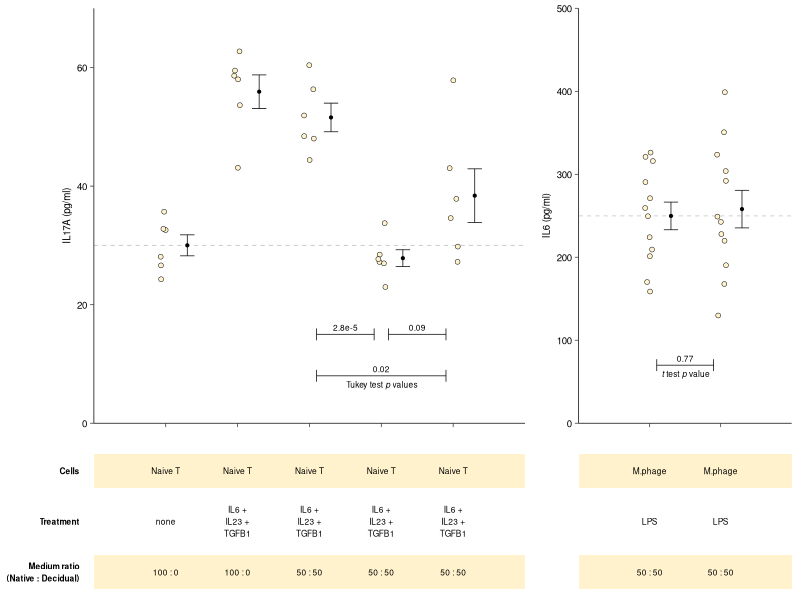

Write the R code that produced this figure. (Note: this script raises an error after producing the figure.)
### packages ==================================================================
library(tidyverse)
library(cowplot)
library(ggtext)

### read absorbance data ======================================================
## IL17A
il17a <- list()
il17a[["stds"]] <- read.csv("data/elisa/20170621_ELISA_IL17A_standards.csv")
il17a[["samp"]] <- read.csv("data/elisa/20170621_ELISA_IL17A_samples.csv")
il17a$samp$sample_name <- factor(il17a$samp$sample_name, 
                                 levels = c("T_unstim", "T_stim", "d0_imm", "d2_imm", "d10_imm"))
il17a[["dilution"]] <- 1 # undiluted samples were used for ELISA

## IL6
il6 <- list()
il6[["stds"]] <- read.csv("data/elisa/20170224_ELISA_IL6_standards.csv") # same batch as samples
il6[["samp"]] <- read.csv("data/elisa/20170326_ELISA_IL6_samples.csv") 
il6$samp$sample_name <- factor(il6$samp$sample_name, 
                               levels = c("d0", "d2"))
il6[["dilution"]] <- 5 # 1:5 diluted samples were used for ELISA

### calculate concentrations ==================================================
## fit linear models
il17a$lm <- lm(data = il17a$stds, 
               formula = log10(abs_corrected[2:8]) ~ log10(conc_pgml[2:8]))
il6$lm <- lm(data = il6$stds,
             formula = log10(abs_corrected[1:7]) ~ log10(conc_pgml[1:7]))

## calculate concentrations
il17a$samp$conc_pgml <- il17a$dilution * (
  10 ^ (
    (log10(il17a$samp$abs_corrected) - il17a$lm$coefficients[[1]]) /
      il17a$lm$coefficients[[2]]
  )
)

il6$samp$conc_pgml <- il6$dilution * (
  10 ^ (
    (log10(il6$samp$abs_corrected) - il6$lm$coefficients[[1]]) /
      il6$lm$coefficients[[2]]
  )
)

### stats =====================================================================
il17a$anova <- aov(lm(data = il17a$samp, formula = conc_pgml ~ sample_name))
il17a$tukey <- TukeyHSD(il17a$anova)

il6$anova <- aov(lm(data = il6$samp, formula = conc_pgml ~ sample_name))
il6$tukey <- TukeyHSD(il6$anova)

### basic plots ===============================================================
## theme and colors
rectcol1 <- "white" # colors for rectagle annotations. see below.
rectcol2 <- "#FFF2CC"

plot_theme <-  theme_classic() +
  theme(axis.title.x = element_blank(),
        axis.text.x = element_blank(),
        axis.text.y = element_text(size = 7, colour = "black"),
        axis.title.y = element_text(size = 7),
        axis.line = element_line(size = 0.25),
        axis.ticks = element_line(size = 0.25)) 

## IL17A
il17a$p <- ggplot(data = il17a$samp, aes(x = sample_name, y = conc_pgml)) +
  geom_hline(yintercept = mean(il17a$samp$conc_pgml[il17a$samp$sample_name == "T_unstim"]),
             linetype = 2, color = "grey", size = 0.25) +
  geom_jitter(size = 1.5, shape = 21, alpha = 1,
              stroke = 0.25, width = 0.075, color = "black", fill = rectcol2) +
  coord_cartesian(ylim = c(0, 70), xlim = c(0, 6), clip = "off", expand = FALSE) +
  stat_summary(data = il17a$samp, fun.data = 'mean_se',
               size = 0.25, colour = 'black', geom = 'errorbar', width = 0.2, 
               position = position_nudge(x = 0.30)) +
  stat_summary(data = il17a$samp, fun.data = 'mean_se',
               geom = 'point', size = 0.75, shape = 21, fill="black",
               position = position_nudge(x = 0.30)) +
  ylab('IL17A (pg/ml)') +
  plot_theme

## IL6
il6$p <- ggplot(data = il6$samp, aes(x = sample_name, y = conc_pgml)) +
  geom_hline(yintercept = mean(il6$samp$conc_pgml[il6$samp$sample_name == "d0"]),
             linetype = 2, color = "grey", size = 0.25) +
  geom_jitter(size = 1.5, shape = 21, alpha = 1,
              stroke = 0.25, width = 0.075, color = "black", fill = rectcol2) +
  coord_cartesian(ylim = c(0, 500), xlim = c(0, 3), clip = "off", expand = FALSE) +
  stat_summary(data = il6$samp, fun.data = 'mean_se',
               size = 0.25, colour = 'black', geom = 'errorbar', width = 0.2, 
               position = position_nudge(x = 0.30)) +
  stat_summary(data = il6$samp, fun.data = 'mean_se',
               geom = 'point', size = 0.75, shape = 21, fill="black",
               position = position_nudge(x = 0.30)) +
  ylab('IL6 (pg/ml)') +
  plot_theme

### add p values ==============================================================
## IL17A ----------------------------------------------------------------------
# segment data
il17a.seg.adj <- 0.1
il17a.tick.height <- 1
il17a.seg.size <- 0.25

il17a.segs <- data.frame(
  seg = c("1", "2", "3"),
  sample1 = c(3, 3, 4),
  sample2 = c(5, 4, 5),
  pval = c("0.02", "2.8e-5", "0.09"), 
  y = c(8, 15, 15)
)

il17a.segs$x <- il17a.segs$sample1 + il17a.seg.adj
il17a.segs$xend <- il17a.segs$sample2 - il17a.seg.adj
il17a.segs$tick.y <- il17a.segs$y - il17a.tick.height
il17a.segs$tick.yend  <- il17a.segs$y + il17a.tick.height

# add segments and pvals to plot
for(i in 1:nrow(il17a.segs)){
  il17a$p <- il17a$p + # segments
    annotate(geom = "segment", size = il17a.seg.size,
             x = il17a.segs$x[i], xend = il17a.segs$xend[i], 
             y = il17a.segs$y[i], yend = il17a.segs$y[i])
  il17a$p <- il17a$p + # left tick
    annotate(geom = "segment", size = il17a.seg.size,
             x = il17a.segs$x[i], xend = il17a.segs$x[i],
             y = il17a.segs$tick.y[i], yend = il17a.segs$tick.yend[i])
  il17a$p <- il17a$p + # right tick
    annotate(geom = "segment", size = il17a.seg.size,
             x = il17a.segs$xend[i], xend = il17a.segs$xend[i],
             y = il17a.segs$tick.y[i], yend = il17a.segs$tick.yend[i])
  il17a$p <- il17a$p + # pvalue
    annotate(geom = "text", size = 6/.pt, vjust = -0.5,
             x = mean(c(il17a.segs$x[i], il17a.segs$xend[i])), y = il17a.segs$y[i],
             label = il17a.segs$pval[i])
}

il17a$p <- il17a$p +
  annotate(geom = "richtext", label = "Tukey test *p* values",
           x = 4, y = il17a.segs$y[1], size = 6/.pt, vjust = 1.75, 
           fill = NA, 
           label.color = NA, # remove background and outline
           label.padding = grid::unit(0, "pt"))

## IL6 ------------------------------------------------------------------------
# segment data
il6.seg.adj <- 0.1
il6.tick.height <- il17a.tick.height * (500 / 70) # have to convert (ymax of il6 over ymax of il17a)
il6.seg.size <- 0.25

il6.segs <- data.frame(
  seg = c("1"),
  sample1 = c(1),
  sample2 = c(2),
  pval = c("0.77"), 
  y = c(70)
)

il6.segs$x <- il6.segs$sample1 + il6.seg.adj
il6.segs$xend <- il6.segs$sample2 - il6.seg.adj
il6.segs$tick.y <- il6.segs$y - il6.tick.height
il6.segs$tick.yend  <- il6.segs$y + il6.tick.height

# add to plot
for(i in 1:nrow(il6.segs)){
  il6$p <- il6$p + # segments
    annotate(geom = "segment", size = il6.seg.size,
             x = il6.segs$x[i], xend = il6.segs$xend[i], 
             y = il6.segs$y[i], yend = il6.segs$y[i])
  il6$p <- il6$p + # left tick
    annotate(geom = "segment", size = il6.seg.size,
             x = il6.segs$x[i], xend = il6.segs$x[i],
             y = il6.segs$tick.y[i], yend = il6.segs$tick.yend[i])
  il6$p <- il6$p + # right tick
    annotate(geom = "segment", size = il6.seg.size,
             x = il6.segs$xend[i], xend = il6.segs$xend[i],
             y = il6.segs$tick.y[i], yend = il6.segs$tick.yend[i])
  il6$p <- il6$p + # pvalue
    annotate(geom = "text", size = 6/.pt, vjust = -0.5,
             x = mean(c(il6.segs$x[i], il6.segs$xend[i])), y = il6.segs$y[i],
             label = il6.segs$pval[i])
}

il6$p <- il6$p +
  annotate(geom = "richtext", label = "*t* test *p* value",
           x = 1.5, y = il6.segs$y[1], size = 6/.pt, vjust = 1.75, 
           fill = NA, 
           label.color = NA, # remove background and outline
           label.padding = grid::unit(0, "pt"))

### add margins ===============================================================
# add margins to accommodate annotation
il17a$p.mar <- il17a$p +
  theme(plot.margin = margin(6, 6, 125, 45, unit = "pt"))
il6$p.mar <- il6$p +
  theme(plot.margin = margin(6, 6, 125, 6, unit = "pt"))

### parameters for annotation data ============================================
# common to both IL17A and IL6
annsize <- 6/.pt
rectcol1 <- "#FFF2CC"
rectcol2 <- "white" #"#FFFAEA"

### add annotations: IL17A ====================================================
il17a.annstart.y <- -8
il17a.thickness.adj <- 0.9 # for adjusting heigh of box relative to text lines

il17a$ann <- data.frame(
  titles = c("Cells", "Treatment", "Medium ratio\n(Native : Decidual)", "Decidual medium", "Decidualization\nduration (days)"),
  s1 = c("Naive T", "none", "100 : 0", "NA", "NA"),
  s2 = c("Naive T", "IL6 +\nIL23 +\nTGFB1", "100 : 0", "NA", "NA"),
  s3 = c("Naive T", "IL6 +\nIL23 +\nTGFB1", "50 : 50", "Control", "NA"),
  s4 = c("Naive T", "IL6 +\nIL23 +\nTGFB1", "50 : 50", "Cond.", "2"),
  s5 = c("Naive T", "IL6 +\nIL23 +\nTGFB1", "50 : 50", "Cond.", "10"),
  rowpos = c(1:5),
  thickness = c(1.5, 3, 1.5, 1.5, 1.5) # ~ number of text lines
)

il17a$ann$mid <- NA
il17a$ann$mid[1] <- il17a.annstart.y

for(i in 2:5) {
  il17a$ann$mid[i] <- il17a$ann$mid[(i-1)] - 
    (il17a$ann$thickness[(i-1)] + il17a$ann$thickness[(i)]) * 
    (annsize * il17a.thickness.adj)
} # y midpoint for each box based on required height to accommodate text
il17a$ann$min <- il17a$ann$mid - -(il17a$ann$thickness * 
                                     (annsize * il17a.thickness.adj))
il17a$ann$max <- il17a$ann$mid -  (il17a$ann$thickness * 
                                     (annsize * il17a.thickness.adj))


is.even <- function(x) x %% 2 == 0

# text box rectangles
il17a$p.ann <- il17a$p.mar
for(i in il17a$ann$rowpos) {
  if (is.even(i))
    il17a$p.ann <- il17a$p.ann +
      annotate(geom = "rect", 
               xmin = 0, xmax = 6, 
               ymin = il17a$ann$min[i], 
               ymax = il17a$ann$max[i],
               fill = rectcol2)
  else
    il17a$p.ann <- il17a$p.ann +
      annotate(geom = "rect", 
               xmin = 0, xmax = 6, 
               ymin = il17a$ann$min[i], 
               ymax = il17a$ann$max[i],
               fill = rectcol1)
}

# text
for(i in il17a$ann$rowpos) {
  il17a$p.ann <- il17a$p.ann + 
    annotate(geom = "text",
             x = -0.2, y = il17a$ann$mid[i], 
             label = il17a$ann$titles[i],
             hjust = 1, 
             size = annsize, 
             fontface = 2) # titles
  
  for(j in 1:5) {
    il17a$p.ann <- il17a$p.ann +  
      annotate(geom = "text", 
               x = j, y = il17a$ann$mid[i], 
               label = il17a$ann[i, paste0("s", j)], 
               size = annsize) 
  }
}

### add annotations: IL6 ======================================================
# If we use the same numbers as above, the annotations will not be aligned with the IL17A plot's annotations. This is because we are using native coordinate units, and the coordinates are different between the plots, i.e. IL17A y goes from 0 to 70 and IL6 y goes from 0 to 500. Using the same y numbers as IL17A plot for IL6 will squish the annotations. We have to multiply all y numbers with (500/70)
il17a.ymax <- 70
il6.ymax <- 500
conv <- il6.ymax / il17a.ymax

il6.annstart.y <- il17a.annstart.y * conv
il6.thickness.adj <- il17a.thickness.adj * conv # for adjusting heigh of box relative to text lines

il6$ann <- data.frame(
  titles = c("Cells", "Treatment", "Medium ratio\n(Native : Decidual)", "Decidual medium", "Decidualization\nduration (days)"),
  s1 = c("M.phage", "LPS", "50 : 50", "Control", "NA"),
  s2 = c("M.phage", "LPS", "50 : 50", "Cond.", "2"),
  rowpos = c(1:5),
  thickness = c(1.5, 3, 1.5, 1.5, 1.5) # ~ number of text lines
)

il6$ann$mid <- NA
il6$ann$mid[1] <- il6.annstart.y

for(i in 2:5) {
  il6$ann$mid[i] <- il6$ann$mid[(i-1)] - 
    (il6$ann$thickness[(i-1)] + il6$ann$thickness[(i)]) * 
    (annsize * il6.thickness.adj)
} # y midpoint for each box based on required height to accommodate text
il6$ann$min <- il6$ann$mid - -(il6$ann$thickness * (annsize * il6.thickness.adj))
il6$ann$max <- il6$ann$mid -  (il6$ann$thickness * (annsize * il6.thickness.adj))


is.even <- function(x) x %% 2 == 0

# text box rectangles
il6$p.ann <- il6$p.mar
for(i in il6$ann$rowpos) {
  if (is.even(i))
    il6$p.ann <- il6$p.ann +
      annotate(geom = "rect", 
               xmin = 0, xmax = 3, 
               ymin = il6$ann$min[i], 
               ymax = il6$ann$max[i],
               fill = rectcol2)
  else
    il6$p.ann <- il6$p.ann +
      annotate(geom = "rect", 
               xmin = 0, xmax = 3, 
               ymin = il6$ann$min[i], 
               ymax = il6$ann$max[i],
               fill = rectcol1)
}

# text
for(i in il6$ann$rowpos) {
  for(j in 1:2) {
    il6$p.ann <- il6$p.ann +  
      annotate(geom = "text", 
               x = j, y = il6$ann$mid[i], 
               label = il6$ann[i, paste0("s", j)], 
               size = annsize) 
  }
}

### align plots ===============================================================
aligned <- align_plots(il17a$p.ann, il6$p.ann, align = "h", axis = "tb") 
(gridtest <- plot_grid(aligned[[1]], aligned[[2]], rel_widths = c(10, 5)))
cowplot::ggsave2(gridtest, filename = "~/Downloads/gridtest.pdf",
                 width = 6, height = 4.4, units = "in")
   







